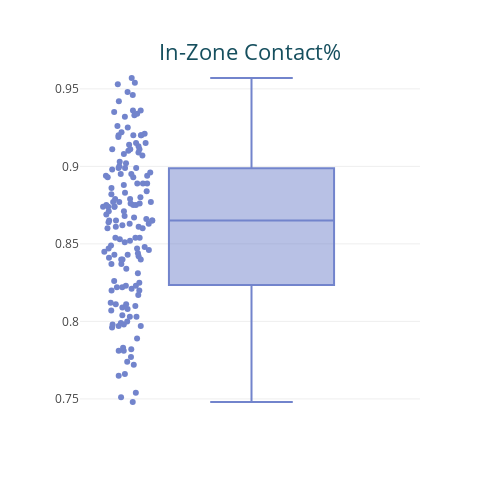

Here is the notebook cell this chart was saved with:
### Code cell
fig_32 = px.box(
    df.query("Season==2023"),
    y = "Z-Contact%",
    points="all",
    hover_name = "Name",
    height = 500,
    width = 500,
)

fig_32.update_traces(marker=dict(color="#7284cc"))

fig_32.update_layout(
    title=dict(text="In-Zone Contact%", font=dict(size=22), automargin=True, yref='paper'),
    title_font_color="#164f5e",
    yaxis=dict(title=""),
    xaxis=dict(title="")
)

### Figure 1 — Plotly figure (JSON) as saved in the notebook; plotly's stock layout.template omitted (floating-point values rounded to 4 significant figures; data arrays with more than 128 entries replaced by an {"elided": "..."} marker saying what was removed)
{"data": [{"alignmentgroup": "True", "boxpoints": "all", "hovertemplate": "<b>%{hovertext}</b><br><br>Z-Contact%=%{y}<extra></extra>", "hovertext": {"elided": "151 str values"}, "legendgroup": "", "marker": {"color": "#7284cc"}, "name": "", "notched": false, "offsetgroup": "", "orientation": "v", "showlegend": false, "type": "box", "x0": " ", "xaxis": "x", "y": {"elided": "151 float values"}, "y0": " ", "yaxis": "y"}], "layout": {"boxmode": "group", "height": 500, "legend": {"tracegroupgap": 0}, "margin": {"t": 60}, "title": {"automargin": true, "font": {"color": "#164f5e", "size": 22}, "text": "In-Zone Contact%", "yref": "paper"}, "width": 500, "xaxis": {"anchor": "y", "domain": [0, 1], "title": {"text": ""}}, "yaxis": {"anchor": "x", "domain": [0, 1], "title": {"text": ""}}}}
